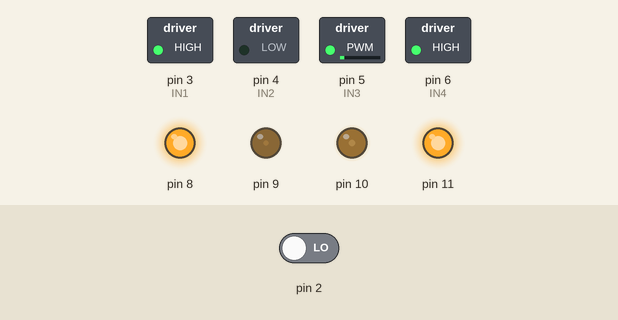
The sketch below on a simulated Arduino Uno, built with avr-gcc and run on an emulated ATmega328P. Shown: switched loads named in the sketch (green lamp = pin HIGH), output pins drawn as LEDs (lit = HIGH). The test bench sets the inputs (shaded band); at power-on: pin 2 LOW.

Above: at 1.2 s.
1.3 s: pin 2 driven HIGH
At 1.9 s:
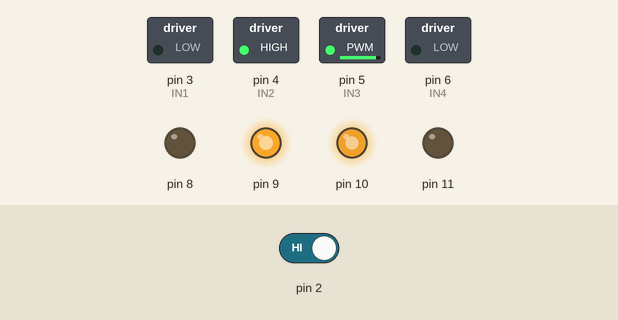
2.8 s: pin 2 driven LOW
At 3.1 s:
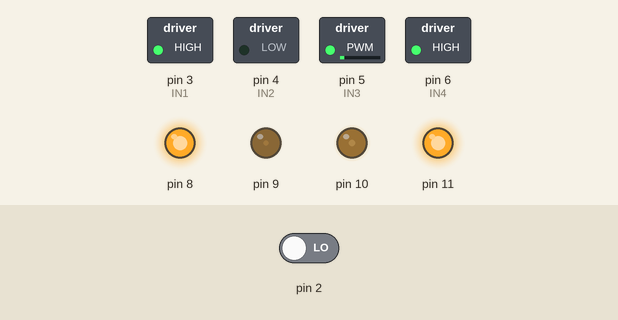
Timing chart, 0 to 5.8 s (numbered marks = the images above; inputs shaded):
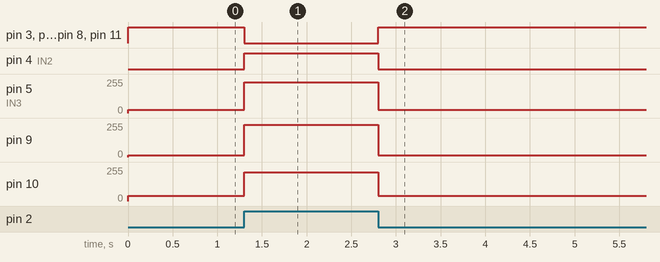

The sketch:

motor_test.ino
```cpp
#define IN1 3
#define IN2 4
#define IN3 5
#define IN4 6
#define MAX_SPEED 255 //từ 0-255
#define MIN_SPEED 0
void setup()
{
  pinMode(IN1, OUTPUT);
  pinMode(IN2, OUTPUT);
  pinMode(IN3, OUTPUT);
  pinMode(IN4, OUTPUT);
  pinMode(8, OUTPUT);
  pinMode(9, OUTPUT);
  pinMode(10, OUTPUT);
  pinMode(11, OUTPUT);
  pinMode(2, INPUT);
}

void motor_1_Dung() {
  digitalWrite(IN1, LOW);
  digitalWrite(IN2, LOW);
}
void motor_2_Dung() {
  digitalWrite(IN3, LOW);
  digitalWrite(IN4, LOW);
}
void motor_3_Dung() {
  digitalWrite(8, LOW);
  digitalWrite(9, LOW);
}
void motor_4_Dung() {
  digitalWrite(10, LOW);
  digitalWrite(11, LOW);
}


void motor_1_Lui(int speed) { //speed: từ 0 - MAX_SPEED
  speed = constrain(speed, MIN_SPEED, MAX_SPEED);
  digitalWrite(IN1, HIGH);// chân này không có PWM
  analogWrite(IN2, 255 - speed);
}

void motor_1_Tien(int speed) {
  speed = constrain(speed, MIN_SPEED, MAX_SPEED);
  digitalWrite(IN1, LOW);// chân này không có PWM
  analogWrite(IN2, speed);
}
        // aaaaaaaa

void motor_2_Tien(int speed) { //speed: từ 0 - MAX_SPEED
  speed = constrain(speed, MIN_SPEED, MAX_SPEED);
  analogWrite(IN3, speed);
  digitalWrite(IN4, LOW);// chân này không có PWM
}
void motor_2_Lui(int speed) {
  speed = constrain(speed, MIN_SPEED, MAX_SPEED);
  analogWrite(IN3, 255 - speed);
  digitalWrite(IN4, HIGH);// chân này không có PWM
}

        // aaaaaaaa
void motor_3_Lui(int speed) { //speed: từ 0 - MAX_SPEED
  speed = constrain(speed, MIN_SPEED, MAX_SPEED);
  digitalWrite(8, HIGH);// chân này không có PWM
  analogWrite(9, 255 - speed);
}
void motor_3_Tien(int speed) {
  speed = constrain(speed, MIN_SPEED, MAX_SPEED);
  digitalWrite(8, LOW);// chân này không có PWM
  analogWrite(9, speed);
}

        // aaaaaaaa
void motor_4_Tien(int speed) { //speed: từ 0 - MAX_SPEED
  speed = constrain(speed, MIN_SPEED, MAX_SPEED);
  analogWrite(10, speed);
  digitalWrite(11, LOW);// chân này không có PWM
}
void motor_4_Lui(int speed) {
  speed = constrain(speed, MIN_SPEED, MAX_SPEED);
  analogWrite(10, 255 - speed);
  digitalWrite(11, HIGH);// chân này không có PWM
}

void loop()
{
if(digitalRead(2) == HIGH){
  motor_1_Tien(MAX_SPEED - 26); // motor 1 tiến
  motor_2_Tien(MAX_SPEED - 26); // motor 2 tiến
  motor_3_Tien(MAX_SPEED - 14); // motor 3 tiến
  motor_4_Tien(MAX_SPEED - 39); // motor 4 tiến
} else {
  motor_1_Lui(MAX_SPEED -26); //motor 1 lùi
  motor_2_Lui(MAX_SPEED - 26); //motor 2 lùi
  motor_3_Lui(MAX_SPEED - 14); //motor 3 lùi
  motor_4_Lui(MAX_SPEED - 39); //motor 4 lùi
  }
}
```

Measured:
- after the input at 1.3 s, pin 3 (IN1), pin 6 (IN4), pin 8, pin 11: HIGH → LOW at once; pin 4 (IN2): LOW → HIGH at once; pin 5 (IN3): 26/255 → 229/255 at once; pin 9: 14/255 → 241/255 at once; pin 10: 39/255 → 216/255 at once
- after the input at 2.8 s, pin 3 (IN1), pin 6 (IN4), pin 8, pin 11: LOW → HIGH at once; pin 4 (IN2): HIGH → LOW at once; pin 5 (IN3): 229/255 → 26/255 at once; pin 9: 241/255 → 14/255 at once; pin 10: 216/255 → 39/255 at once
